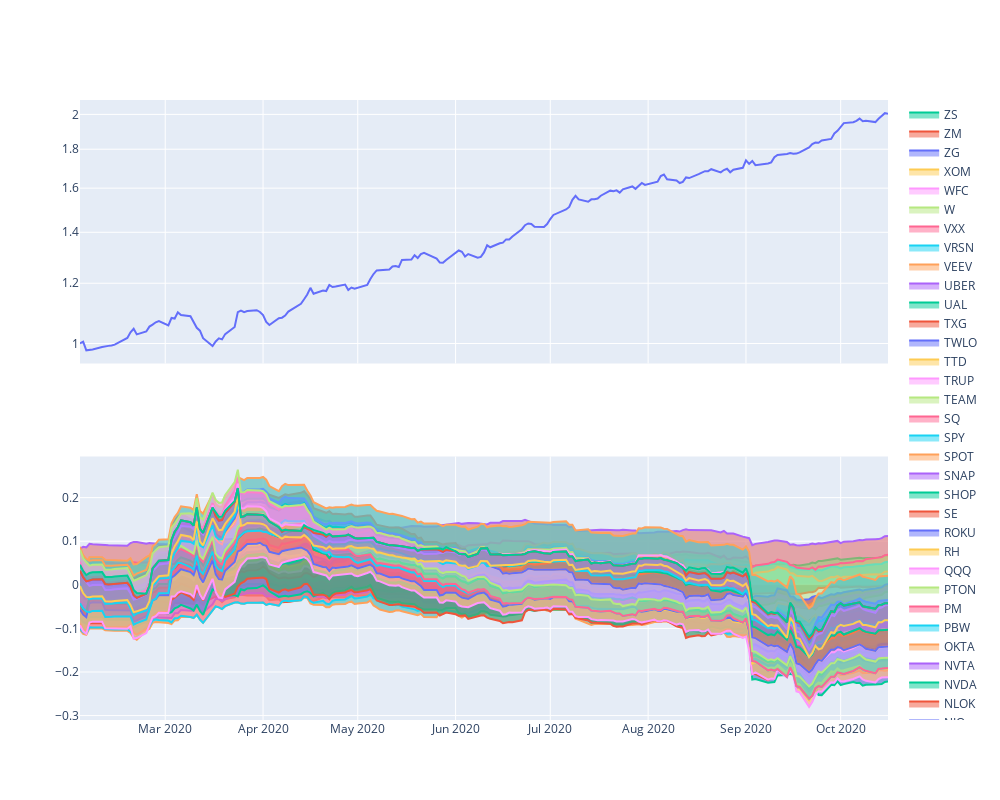

The code cell stored with this chart in its notebook:
### Code cell
from plotly.subplots import make_subplots
import plotly.graph_objects as go

fig = make_subplots(rows=2, cols=1, shared_xaxes=True)

cum_returns = (r.returns_history+1).cumprod()
fig.add_trace(go.Scatter(x=cum_returns.index, y=cum_returns), row=1, col=1)
fig.update_yaxes(type="log", row=1, col=1)


for (k, v) in r.allocation_history.items():
    fig.add_trace(go.Scatter(x=r.allocation_history.index, y=v, name=k, stackgroup='one'), row=2, col=1)

fig.update_layout(
    autosize=False,
    width=1000,
    height=800,)
fig.show()

### Figure 1 — Plotly figure (JSON) as saved in the notebook; plotly's stock layout.template omitted (floating-point values rounded to 4 significant figures; data arrays with more than 128 entries replaced by an {"elided": "..."} marker saying what was removed)
{"data": [{"type": "scatter", "x": {"elided": "180 str values"}, "xaxis": "x", "y": {"elided": "180 float values"}, "yaxis": "y"}, {"name": "AMC", "stackgroup": "one", "type": "scatter", "x": {"elided": "180 str values"}, "xaxis": "x2", "y": {"elided": "180 float values"}, "yaxis": "y2"}, {"name": "AMZN", "stackgroup": "one", "type": "scatter", "x": {"elided": "180 str values"}, "xaxis": "x2", "y": {"elided": "180 float values"}, "yaxis": "y2"}, {"name": "BABA", "stackgroup": "one", "type": "scatter", "x": {"elided": "180 str values"}, "xaxis": "x2", "y": {"elided": "180 float values"}, "yaxis": "y2"}, {"name": "BOX", "stackgroup": "one", "type": "scatter", "x": {"elided": "180 str values"}, "xaxis": "x2", "y": {"elided": "180 float values"}, "yaxis": "y2"}, {"name": "BYND", "stackgroup": "one", "type": "scatter", "x": {"elided": "180 str values"}, "xaxis": "x2", "y": {"elided": "180 float values"}, "yaxis": "y2"}, {"name": "CHWY", "stackgroup": "one", "type": "scatter", "x": {"elided": "180 str values"}, "xaxis": "x2", "y": {"elided": "180 float values"}, "yaxis": "y2"}, {"name": "CLDR", "stackgroup": "one", "type": "scatter", "x": {"elided": "180 str values"}, "xaxis": "x2", "y": {"elided": "180 float values"}, "yaxis": "y2"}, {"name": "COUP", "stackgroup": "one", "type": "scatter", "x": {"elided": "180 str values"}, "xaxis": "x2", "y": {"elided": "180 float values"}, "yaxis": "y2"}, {"name": "CRSP", "stackgroup": "one", "type": "scatter", "x": {"elided": "180 str values"}, "xaxis": "x2", "y": {"elided": "180 float values"}, "yaxis": "y2"}, {"name": "CRWD", "stackgroup": "one", "type": "scatter", "x": {"elided": "180 str values"}, "xaxis": "x2", "y": {"elided": "180 float values"}, "yaxis": "y2"}, {"name": "CSCO", "stackgroup": "one", "type": "scatter", "x": {"elided": "180 str values"}, "xaxis": "x2", "y": {"elided": "180 float values"}, "yaxis": "y2"}, {"name": "CVNA", "stackgroup": "one", "type": "scatter", "x": {"elided": "180 str values"}, "xaxis": "x2", "y": {"elided": "180 float values"}, "yaxis": "y2"}, {"name": "DAL", "stackgroup": "one", "type": "scatter", "x": {"elided": "180 str values"}, "xaxis": "x2", "y": {"elided": "180 float values"}, "yaxis": "y2"}, {"name": "DBX", "stackgroup": "one", "type": "scatter", "x": {"elided": "180 str values"}, "xaxis": "x2", "y": {"elided": "180 float values"}, "yaxis": "y2"}, {"name": "DDOG", "stackgroup": "one", "type": "scatter", "x": {"elided": "180 str values"}, "xaxis": "x2", "y": {"elided": "180 float values"}, "yaxis": "y2"}, {"name": "DOCU", "stackgroup": "one", "type": "scatter", "x": {"elided": "180 str values"}, "xaxis": "x2", "y": {"elided": "180 float values"}, "yaxis": "y2"}, {"name": "FIVN", "stackgroup": "one", "type": "scatter", "x": {"elided": "180 str values"}, "xaxis": "x2", "y": {"elided": "180 float values"}, "yaxis": "y2"}, {"name": "FRPT", "stackgroup": "one", "type": "scatter", "x": {"elided": "180 str values"}, "xaxis": "x2", "y": {"elided": "180 float values"}, "yaxis": "y2"}, {"name": "FSLY", "stackgroup": "one", "type": "scatter", "x": {"elided": "180 str values"}, "xaxis": "x2", "y": {"elided": "180 float values"}, "yaxis": "y2"}, {"name": "HUBS", "stackgroup": "one", "type": "scatter", "x": {"elided": "180 str values"}, "xaxis": "x2", "y": {"elided": "180 float values"}, "yaxis": "y2"}, {"name": "IBM", "stackgroup": "one", "type": "scatter", "x": {"elided": "180 str values"}, "xaxis": "x2", "y": {"elided": "180 float values"}, "yaxis": "y2"}, {"name": "INTC", "stackgroup": "one", "type": "scatter", "x": {"elided": "180 str values"}, "xaxis": "x2", "y": {"elided": "180 float values"}, "yaxis": "y2"}, {"name": "ISRG", "stackgroup": "one", "type": "scatter", "x": {"elided": "180 str values"}, "xaxis": "x2", "y": {"elided": "180 float values"}, "yaxis": "y2"}, {"name": "ITB", "stackgroup": "one", "type": "scatter", "x": {"elided": "180 str values"}, "xaxis": "x2", "y": {"elided": "180 float values"}, "yaxis": "y2"}, {"name": "IWF", "stackgroup": "one", "type": "scatter", "x": {"elided": "180 str values"}, "xaxis": "x2", "y": {"elided": "180 float values"}, "yaxis": "y2"}, {"name": "LULU", "stackgroup": "one", "type": "scatter", "x": {"elided": "180 str values"}, "xaxis": "x2", "y": {"elided": "180 float values"}, "yaxis": "y2"}, {"name": "MDB", "stackgroup": "one", "type": "scatter", "x": {"elided": "180 str values"}, "xaxis": "x2", "y": {"elided": "180 float values"}, "yaxis": "y2"}, {"name": "MO", "stackgroup": "one", "type": "scatter", "x": {"elided": "180 str values"}, "xaxis": "x2", "y": {"elided": "180 float values"}, "yaxis": "y2"}, {"name": "NET", "stackgroup": "one", "type": "scatter", "x": {"elided": "180 str values"}, "xaxis": "x2", "y": {"elided": "180 float values"}, "yaxis": "y2"}, {"name": "NIO", "stackgroup": "one", "type": "scatter", "x": {"elided": "180 str values"}, "xaxis": "x2", "y": {"elided": "180 float values"}, "yaxis": "y2"}, {"name": "NLOK", "stackgroup": "one", "type": "scatter", "x": {"elided": "180 str values"}, "xaxis": "x2", "y": {"elided": "180 float values"}, "yaxis": "y2"}, {"name": "NVDA", "stackgroup": "one", "type": "scatter", "x": {"elided": "180 str values"}, "xaxis": "x2", "y": {"elided": "180 float values"}, "yaxis": "y2"}, {"name": "NVTA", "stackgroup": "one", "type": "scatter", "x": {"elided": "180 str values"}, "xaxis": "x2", "y": {"elided": "180 float values"}, "yaxis": "y2"}, {"name": "OKTA", "stackgroup": "one", "type": "scatter", "x": {"elided": "180 str values"}, "xaxis": "x2", "y": {"elided": "180 float values"}, "yaxis": "y2"}, {"name": "PBW", "stackgroup": "one", "type": "scatter", "x": {"elided": "180 str values"}, "xaxis": "x2", "y": {"elided": "180 float values"}, "yaxis": "y2"}, {"name": "PM", "stackgroup": "one", "type": "scatter", "x": {"elided": "180 str values"}, "xaxis": "x2", "y": {"elided": "180 float values"}, "yaxis": "y2"}, {"name": "PTON", "stackgroup": "one", "type": "scatter", "x": {"elided": "180 str values"}, "xaxis": "x2", "y": {"elided": "180 float values"}, "yaxis": "y2"}, {"name": "QQQ", "stackgroup": "one", "type": "scatter", "x": {"elided": "180 str values"}, "xaxis": "x2", "y": {"elided": "180 float values"}, "yaxis": "y2"}, {"name": "RH", "stackgroup": "one", "type": "scatter", "x": {"elided": "180 str values"}, "xaxis": "x2", "y": {"elided": "180 float values"}, "yaxis": "y2"}, {"name": "ROKU", "stackgroup": "one", "type": "scatter", "x": {"elided": "180 str values"}, "xaxis": "x2", "y": {"elided": "180 float values"}, "yaxis": "y2"}, {"name": "SE", "stackgroup": "one", "type": "scatter", "x": {"elided": "180 str values"}, "xaxis": "x2", "y": {"elided": "180 float values"}, "yaxis": "y2"}, {"name": "SHOP", "stackgroup": "one", "type": "scatter", "x": {"elided": "180 str values"}, "xaxis": "x2", "y": {"elided": "180 float values"}, "yaxis": "y2"}, {"name": "SNAP", "stackgroup": "one", "type": "scatter", "x": {"elided": "180 str values"}, "xaxis": "x2", "y": {"elided": "180 float values"}, "yaxis": "y2"}, {"name": "SPOT", "stackgroup": "one", "type": "scatter", "x": {"elided": "180 str values"}, "xaxis": "x2", "y": {"elided": "180 float values"}, "yaxis": "y2"}, {"name": "SPY", "stackgroup": "one", "type": "scatter", "x": {"elided": "180 str values"}, "xaxis": "x2", "y": {"elided": "180 float values"}, "yaxis": "y2"}, {"name": "SQ", "stackgroup": "one", "type": "scatter", "x": {"elided": "180 str values"}, "xaxis": "x2", "y": {"elided": "180 float values"}, "yaxis": "y2"}, {"name": "TEAM", "stackgroup": "one", "type": "scatter", "x": {"elided": "180 str values"}, "xaxis": "x2", "y": {"elided": "180 float values"}, "yaxis": "y2"}, {"name": "TRUP", "stackgroup": "one", "type": "scatter", "x": {"elided": "180 str values"}, "xaxis": "x2", "y": {"elided": "180 float values"}, "yaxis": "y2"}, {"name": "TTD", "stackgroup": "one", "type": "scatter", "x": {"elided": "180 str values"}, "xaxis": "x2", "y": {"elided": "180 float values"}, "yaxis": "y2"}, {"name": "TWLO", "stackgroup": "one", "type": "scatter", "x": {"elided": "180 str values"}, "xaxis": "x2", "y": {"elided": "180 float values"}, "yaxis": "y2"}, {"name": "TXG", "stackgroup": "one", "type": "scatter", "x": {"elided": "180 str values"}, "xaxis": "x2", "y": {"elided": "180 float values"}, "yaxis": "y2"}, {"name": "UAL", "stackgroup": "one", "type": "scatter", "x": {"elided": "180 str values"}, "xaxis": "x2", "y": {"elided": "180 float values"}, "yaxis": "y2"}, {"name": "UBER", "stackgroup": "one", "type": "scatter", "x": {"elided": "180 str values"}, "xaxis": "x2", "y": {"elided": "180 float values"}, "yaxis": "y2"}, {"name": "VEEV", "stackgroup": "one", "type": "scatter", "x": {"elided": "180 str values"}, "xaxis": "x2", "y": {"elided": "180 float values"}, "yaxis": "y2"}, {"name": "VRSN", "stackgroup": "one", "type": "scatter", "x": {"elided": "180 str values"}, "xaxis": "x2", "y": {"elided": "180 float values"}, "yaxis": "y2"}, {"name": "VXX", "stackgroup": "one", "type": "scatter", "x": {"elided": "180 str values"}, "xaxis": "x2", "y": {"elided": "180 float values"}, "yaxis": "y2"}, {"name": "W", "stackgroup": "one", "type": "scatter", "x": {"elided": "180 str values"}, "xaxis": "x2", "y": {"elided": "180 float values"}, "yaxis": "y2"}, {"name": "WFC", "stackgroup": "one", "type": "scatter", "x": {"elided": "180 str values"}, "xaxis": "x2", "y": {"elided": "180 float values"}, "yaxis": "y2"}, {"name": "XOM", "stackgroup": "one", "type": "scatter", "x": {"elided": "180 str values"}, "xaxis": "x2", "y": {"elided": "180 float values"}, "yaxis": "y2"}, {"name": "ZG", "stackgroup": "one", "type": "scatter", "x": {"elided": "180 str values"}, "xaxis": "x2", "y": {"elided": "180 float values"}, "yaxis": "y2"}, {"name": "ZM", "stackgroup": "one", "type": "scatter", "x": {"elided": "180 str values"}, "xaxis": "x2", "y": {"elided": "180 int values"}, "yaxis": "y2"}, {"name": "ZS", "stackgroup": "one", "type": "scatter", "x": {"elided": "180 str values"}, "xaxis": "x2", "y": {"elided": "180 float values"}, "yaxis": "y2"}], "layout": {"autosize": false, "height": 800, "width": 1000, "xaxis": {"anchor": "y", "domain": [0, 1], "matches": "x2", "showticklabels": false}, "xaxis2": {"anchor": "y2", "domain": [0, 1]}, "yaxis": {"anchor": "x", "domain": [0.575, 1], "type": "log"}, "yaxis2": {"anchor": "x2", "domain": [0, 0.425]}}}
